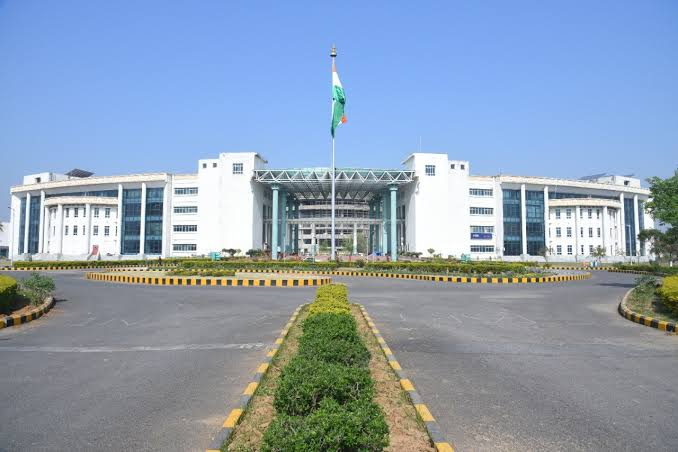
#> input picture python-data-analysis/Matplotlib/images.jpg, 678 x 452 px
$ jupyter execute Matpiotlib.ipynb
#> lines starting #> are read from the running program, lines starting #| are printed output that depends on the picture
# Matplotlib Library

[cell 1]
import matplotlib.pyplot as plt

# LINEAR GRAPH

[cell 2]
x = [1,2,3,4]
y = [5,6,7,8]

plt.plot(x,y)

[cell 3]
x=[10,20,30,40,50]
y=[60,70,80,90,100]
plt.plot(x,y)
plt.show()

HOW TO CHANGE THE COLOR

[cell 4]
x=[10,20,30,40,50]
y=[60,70,80,90,100]
z= 'red'
plt.plot(x,y,z)
plt.show()

[cell 5]
x= [5,2,9,4,7]
y= [10,5,8,4,2]
plt.plot(x,y)
plt.show()

[cell 6]
x= [5,2,9,4,7]
y= [10,5,8,4,2]
plt.plot(x,y, marker = 'o')
plt.show()

[cell 7]
x= [5,2,9,4,7]
y= [10,5,8,4,2]
plt.plot(x,y)
plt.plot(y,marker = ">")
plt.show()

[cell 8]
x= [5,2,9,4,7]
y= [10,5,8,4,2]
plt.plot(x,y)
plt.plot(y, marker = ">")
plt.plot(x, marker = "o")
plt.show()

# BAR GRAPH

[cell 9]
x= [1,2,3,4]
y= [5,6,7,8]
plt.bar(x,y)
plt.show()
#> figure, not shown here; tallest bar 8 high, from x = 3.6 to 4.4

[cell 10]
x= [1,2,3,4]
y= [5,6,7,8]
z= ['r','g','b','y']
plt.bar(x,y, color = z)
plt.show()
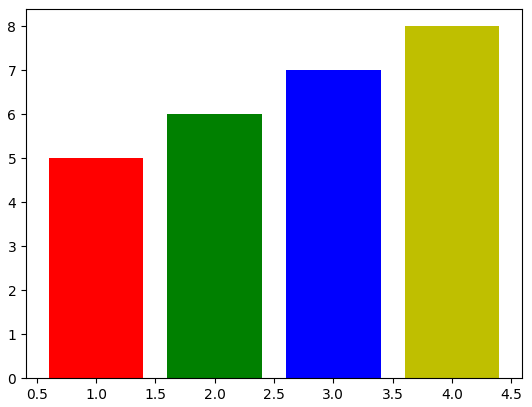
#> figure drawn by matplotlib, 1 panel; tallest bar 8 high, from x = 3.6 to 4.4

[cell 11]
import numpy as np

[cell 12]
x = np.array(["A","B","C","D"])
Y = np.array([3,8,1,10])
plt.barh(x,Y)
plt.show()

[cell 13]
x = np.array(["A","B","C","D"])
Y = np.array([3,8,1,10])
plt.bar(x,Y, color = "red")
plt.show()
#> figure, not shown here; tallest bar 10 high, from x = 2.6 to 3.4

[cell 14]
x = np.array(["A","B","C","D"])
Y = np.array([3,8,1,10])
plt.barh(x,Y, color = "pink")
plt.show()
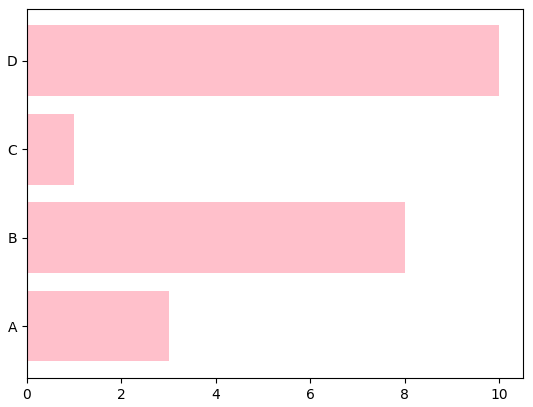
#> figure drawn by matplotlib, 1 panel

[cell 15]
x = np.array(["A","B","C","D"])
Y = np.array([3,8,1,10])
plt.bar(x,Y, color = "#4CAF50", width = 0.1)
plt.show()
#> figure, not shown here; tallest bar 10 high, from x = 2.95 to 3.05

[cell 16]
x = np.array(["A","B","C","D"])
Y = np.array([3,8,1,10])
plt.barh(x,Y,  height = 0.1)
plt.show()

# Scatter Plot

[cell 17]
x = [1,2,3,4,5,6]
y = [4,2,3,5,1,8]

plt.scatter(x,y)
plt.show()
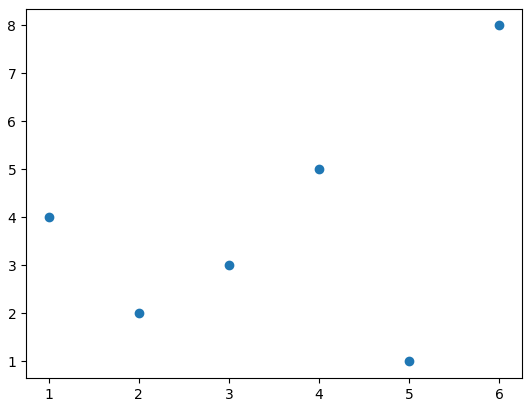
#> figure drawn by matplotlib, 1 panel

[cell 18]
x = [1,2,3,4,5,6]
y = [4,2,3,5,1,8]
plt.title("scatter plot")
plt.scatter(x,y)
plt.show()
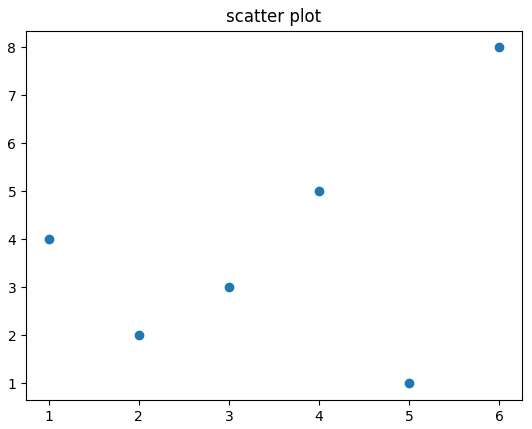
#> figure drawn by matplotlib, 1 panel

[cell 19]
x = [1,2,3,4,5,6]
y = [4,2,3,5,1,8]
plt.title("scatter plot")
plt.xlabel("month")
plt.ylabel("number")
plt.scatter(x,y)
plt.show()
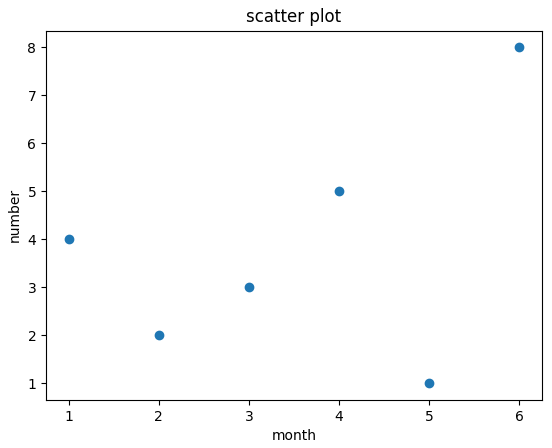
#> figure drawn by matplotlib, 1 panel

[cell 20]
x = [1,2,3,4,5,6]
y = [4,2,3,5,1,8]
plt.title("scatter plot")
plt.xlabel("month")
plt.ylabel("number")
plt.scatter(x,y, color = 'r')
plt.show()

[cell 21]
x = [1,2,3,4,5,6]
y = [4,2,3,5,1,8]
plt.title("scatter plot")
plt.xlabel("month")
plt.ylabel("number")

z = ['red','magenta','orange','blue','brown','pink']
plt.scatter(x,y, color = z)
plt.show()

[cell 22]
x = [1,2,3,4,5,6]
y = [4,2,3,5,1,8]
plt.title("scatter plot")
plt.xlabel("month")
plt.ylabel("number")

z = ['red','magenta','orange','blue','brown','pink']
plt.scatter(x,y, color = z ,s=150)
plt.show()

[cell 23]
 #importing libraries
import numpy as np
import matplotlib.pyplot as plt
from PIL import Image

fname = r'images.jpg'
#opening image using pil

image = Image.open(fname).convert('L')
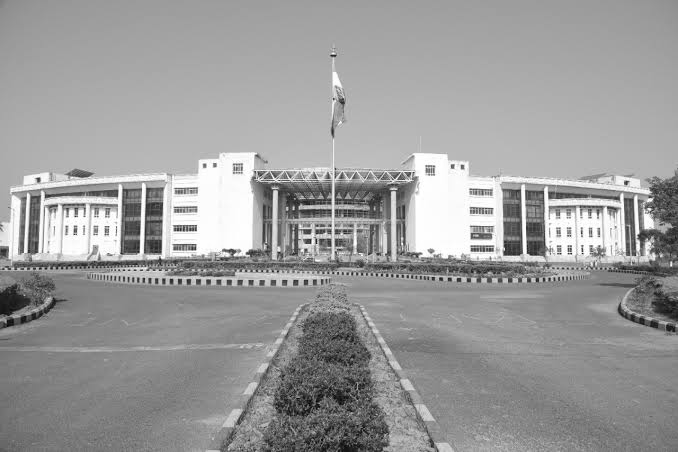
#> image: PIL image 678x452 L; min 3, max 255, mean 155.6
# mapping image to gray scale
plt.imshow(image, cmap='gray')
plt.show()

[cell 24]
 #importing libraries
import numpy as np
import matplotlib.pyplot as plt
from PIL import Image

fname = r'bird.jpg'
#opening image using pil

image = Image.open(fname).convert('L')
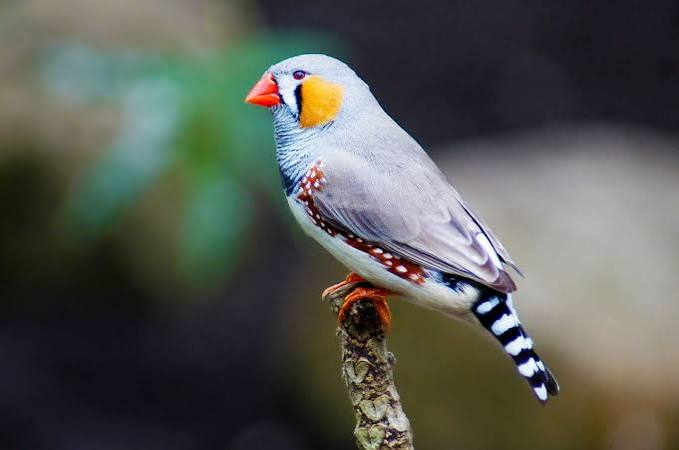
#> input picture python-data-analysis/Matplotlib/bird.jpg, 679 x 450 px
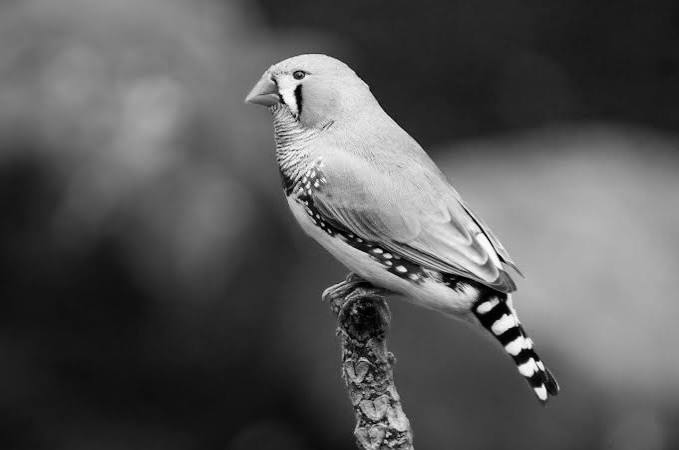
#> image: PIL image 679x450 L; min 0, max 255, mean 87.3
# mapping image to gray scale
plt.imshow(image, cmap='gray')
plt.show()

[cell 25]
 #importing libraries
import numpy as np
import matplotlib.pyplot as plt
from PIL import Image

fname = r'bird.jpg'
#opening image using pil

image = Image.open(fname).convert('L')
# mapping image to gray scale
plt.imshow(image, cmap='coolwarm')
plt.show()

[cell 26]
 #importing libraries
import numpy as np
import matplotlib.pyplot as plt
from PIL import Image

fname = r'images.jpg'
#opening image using pil

image = Image.open(fname).convert('L')
# mapping image to gray scale
plt.imshow(image, cmap='rainbow')
plt.show()

[cell 27]
 #importing libraries
import numpy as np
import matplotlib.pyplot as plt
from PIL import Image

fname = r'bird.jpg'
#opening image using pil

image = Image.open(fname).convert('L')
# mapping image to gray scale
plt.imshow(image, cmap='gist_earth')
plt.show()

[cell 28]
 #importing libraries
import numpy as np
import matplotlib.pyplot as plt
from PIL import Image

fname = r'rose.jpg'
#opening image using pil

image = Image.open(fname).convert("RGB")
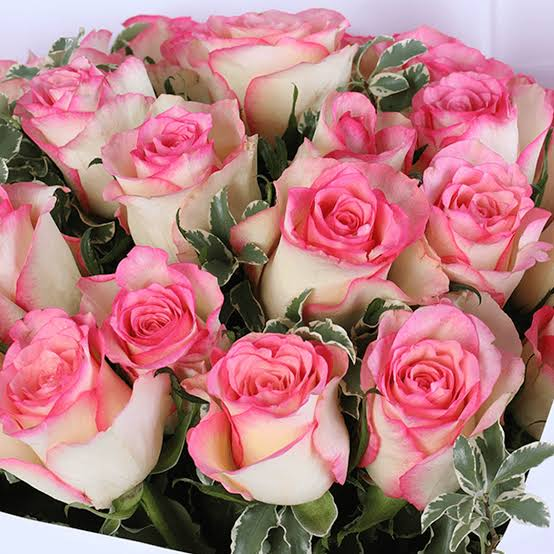
#> input picture python-data-analysis/Matplotlib/rose.jpg, 554 x 554 px
#> image is the input picture: PIL image 554x554 RGB; mean R, G, B 181.4, 124.8, 128.4
# mapping image to gray scale
plt.imshow(image, cmap='twilight')
plt.show()

[cell 29]
 #importing libraries
import numpy as np
import matplotlib.pyplot as plt
from PIL import Image

fname = r'rose.jpg'
#opening image using pil

image = Image.open(fname).convert('L')
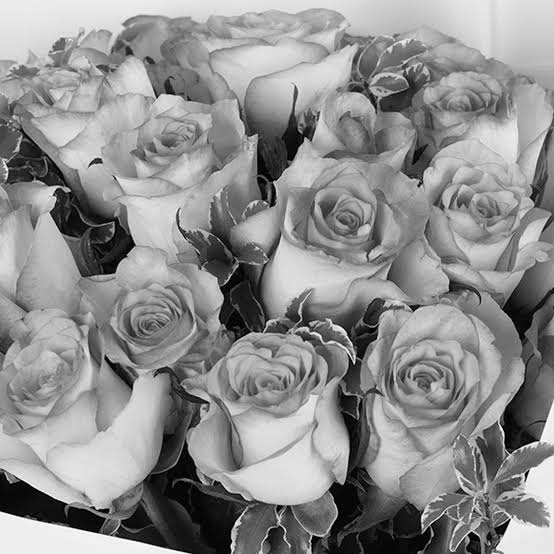
#> image: PIL image 554x554 L; min 0, max 255, mean 142.2
# mapping image to gray scale
plt.imshow(image, cmap='gist_earth')
plt.show()

[cell 30]
 #importing libraries
import numpy as np
import matplotlib.pyplot as plt
from PIL import Image

fname = r'rose.jpg'
#opening image using pil

image = Image.open(fname).convert("RGB")
# mapping image to gray scale
plt.imshow(image)
plt.show()

[cell 31]
import numpy as np
import matplotlib.pyplot as plt
from PIL import Image

fname = r'bird.jpg'
#opening image using pil

image = Image.open(fname).convert('RGB')
#> image is the input picture: PIL image 679x450 RGB; mean R, G, B 86.4, 88.8, 82.4
# mapping image to gray scale
plt.imshow(image)
plt.show()

# Pie Chart

[cell 32]
import matplotlib.ppylot as plt

[cell 33]
x = [10,20,30,40]
y = ['english','hindi','math','science']

plt.pie(x, labels=y)
#> (this line was passed over: matplotlib is not available in this run)
plt.show()
#> (this line was passed over: matplotlib is not available in this run)

[cell 34]
x = [10,20,30,40]
y = ['english','hindi','math','science']
z = ['yellow','magenta','brown','aqua']
plt.pie(x, labels=y, colors = z)
#> (this line was passed over: matplotlib is not available in this run)
plt.show()
#> (this line was passed over: matplotlib is not available in this run)

[cell 35]
x = [10,20,30,40]
y = ['english','hindi','math','science']

plt.pie(x, labels=y)
#> (this line was passed over: matplotlib is not available in this run)
plt.legend()
#> (this line was passed over: matplotlib is not available in this run)
plt.show()
#> (this line was passed over: matplotlib is not available in this run)
